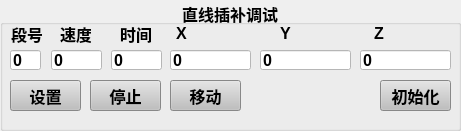
     <widget class="QGroupBox" name="groupBox_16">
      <property name="geometry">
       <rect>
        <x>10</x>
        <y>320</y>
        <width>461</width>
        <height>131</height>
       </rect>
      </property>
      <property name="font">
       <font>
        <family>Arial</family>
        <pointsize>12</pointsize>
        <weight>75</weight>
        <bold>true</bold>
       </font>
      </property>
      <property name="styleSheet">
       <string notr="true"/>
      </property>
      <property name="title">
       <string>直线插补调试</string>
      </property>
      <property name="alignment">
       <set>Qt::AlignCenter</set>
      </property>
      <widget class="QLineEdit" name="lineEdit_49">
       <property name="geometry">
        <rect>
         <x>51</x>
         <y>50</y>
         <width>51</width>
         <height>20</height>
        </rect>
       </property>
       <property name="font">
        <font>
         <family>Arial</family>
         <pointsize>12</pointsize>
        </font>
       </property>
       <property name="styleSheet">
        <string notr="true">background-color: rgb(255, 255, 255);</string>
       </property>
       <property name="text">
        <string>0</string>
       </property>
      </widget>
      <widget class="QLineEdit" name="lineEdit_50">
       <property name="geometry">
        <rect>
         <x>111</x>
         <y>50</y>
         <width>51</width>
         <height>20</height>
        </rect>
       </property>
       <property name="font">
        <font>
         <family>Arial</family>
         <pointsize>12</pointsize>
        </font>
       </property>
       <property name="styleSheet">
        <string notr="true">background-color: rgb(255, 255, 255);</string>
       </property>
       <property name="text">
        <string>0</string>
       </property>
      </widget>
      <widget class="QLineEdit" name="lineEdit_51">
       <property name="geometry">
        <rect>
         <x>170</x>
         <y>50</y>
         <width>81</width>
         <height>20</height>
        </rect>
       </property>
       <property name="font">
        <font>
         <family>Arial</family>
         <pointsize>12</pointsize>
        </font>
       </property>
       <property name="styleSheet">
        <string notr="true">background-color: rgb(255, 255, 255);</string>
       </property>
       <property name="text">
        <string>0</string>
       </property>
      </widget>
      <widget class="QLineEdit" name="lineEdit_52">
       <property name="geometry">
        <rect>
         <x>260</x>
         <y>50</y>
         <width>91</width>
         <height>20</height>
        </rect>
       </property>
       <property name="font">
        <font>
         <family>Arial</family>
         <pointsize>12</pointsize>
        </font>
       </property>
       <property name="styleSheet">
        <string notr="true">background-color: rgb(255, 255, 255);</string>
       </property>
       <property name="text">
        <string>0</string>
       </property>
      </widget>
      <widget class="QLineEdit" name="lineEdit_53">
       <property name="geometry">
        <rect>
         <x>360</x>
         <y>50</y>
         <width>91</width>
         <height>20</height>
        </rect>
       </property>
       <property name="font">
        <font>
         <family>Arial</family>
         <pointsize>12</pointsize>
        </font>
       </property>
       <property name="styleSheet">
        <string notr="true">background-color: rgb(255, 255, 255);</string>
       </property>
       <property name="text">
        <string>0</string>
       </property>
      </widget>
      <widget class="QLineEdit" name="lineEdit_54">
       <property name="geometry">
        <rect>
         <x>10</x>
         <y>50</y>
         <width>31</width>
         <height>20</height>
        </rect>
       </property>
       <property name="font">
        <font>
         <family>Arial</family>
         <pointsize>12</pointsize>
        </font>
       </property>
       <property name="styleSheet">
        <string notr="true">background-color: rgb(255, 255, 255);</string>
       </property>
       <property name="text">
        <string>0</string>
       </property>
      </widget>
      <widget class="QLabel" name="label_58">
       <property name="geometry">
        <rect>
         <x>60</x>
         <y>23</y>
         <width>31</width>
         <height>21</height>
        </rect>
       </property>
       <property name="font">
        <font>
         <family>Arial</family>
         <pointsize>12</pointsize>
        </font>
       </property>
       <property name="text">
        <string>速度</string>
       </property>
      </widget>
      <widget class="QLabel" name="label_59">
       <property name="geometry">
        <rect>
         <x>120</x>
         <y>23</y>
         <width>31</width>
         <height>21</height>
        </rect>
       </property>
       <property name="font">
        <font>
         <family>Arial</family>
         <pointsize>12</pointsize>
        </font>
       </property>
       <property name="text">
        <string>时间</string>
       </property>
      </widget>
      <widget class="QLabel" name="label_60">
       <property name="geometry">
        <rect>
         <x>176</x>
         <y>23</y>
         <width>21</width>
         <height>21</height>
        </rect>
       </property>
       <property name="font">
        <font>
         <family>Arial</family>
         <pointsize>12</pointsize>
        </font>
       </property>
       <property name="text">
        <string>X</string>
       </property>
      </widget>
      <widget class="QLabel" name="label_62">
       <property name="geometry">
        <rect>
         <x>11</x>
         <y>23</y>
         <width>31</width>
         <height>21</height>
        </rect>
       </property>
       <property name="font">
        <font>
         <family>Arial</family>
         <pointsize>12</pointsize>
        </font>
       </property>
       <property name="text">
        <string>段号</string>
       </property>
      </widget>
      <widget class="QLabel" name="label_63">
       <property name="geometry">
        <rect>
         <x>280</x>
         <y>23</y>
         <width>21</width>
         <height>21</height>
        </rect>
       </property>
       <property name="font">
        <font>
         <family>Arial</family>
         <pointsize>12</pointsize>
        </font>
       </property>
       <property name="text">
        <string>Y</string>
       </property>
      </widget>
      <widget class="QLabel" name="label_64">
       <property name="geometry">
        <rect>
         <x>374</x>
         <y>23</y>
         <width>21</width>
         <height>21</height>
        </rect>
       </property>
       <property name="font">
        <font>
         <family>Arial</family>
         <pointsize>12</pointsize>
        </font>
       </property>
       <property name="text">
        <string>Z</string>
       </property>
      </widget>
      <widget class="QPushButton" name="pushButton_208">
       <property name="geometry">
        <rect>
         <x>90</x>
         <y>80</y>
         <width>71</width>
         <height>31</height>
        </rect>
       </property>
       <property name="font">
        <font>
         <family>Arial</family>
         <pointsize>12</pointsize>
         <weight>75</weight>
         <bold>true</bold>
        </font>
       </property>
       <property name="styleSheet">
        <string notr="true">background-color: rgb(191, 191, 191);
color: rgb(0, 0, 0);</string>
       </property>
       <property name="text">
        <string>停止</string>
       </property>
      </widget>
      <widget class="QPushButton" name="pushButton_209">
       <property name="geometry">
        <rect>
         <x>10</x>
         <y>80</y>
         <width>71</width>
         <height>31</height>
        </rect>
       </property>
       <property name="font">
        <font>
         <family>Arial</family>
         <pointsize>12</pointsize>
         <weight>75</weight>
         <bold>true</bold>
        </font>
       </property>
       <property name="styleSheet">
        <string notr="true">background-color: rgb(191, 191, 191);
color: rgb(0, 0, 0);</string>
       </property>
       <property name="text">
        <string>设置</string>
       </property>
      </widget>
      <widget class="QPushButton" name="pushButton_210">
       <property name="geometry">
        <rect>
         <x>170</x>
         <y>80</y>
         <width>71</width>
         <height>31</height>
        </rect>
       </property>
       <property name="font">
        <font>
         <family>Arial</family>
         <pointsize>12</pointsize>
         <weight>75</weight>
         <bold>true</bold>
        </font>
       </property>
       <property name="styleSheet">
        <string notr="true">background-color: rgb(191, 191, 191);
color: rgb(0, 0, 0);</string>
       </property>
       <property name="text">
        <string>移动</string>
       </property>
      </widget>
      <widget class="QPushButton" name="pushButton_211">
       <property name="geometry">
        <rect>
         <x>380</x>
         <y>80</y>
         <width>71</width>
         <height>31</height>
        </rect>
       </property>
       <property name="font">
        <font>
         <family>Arial</family>
         <pointsize>12</pointsize>
         <weight>75</weight>
         <bold>true</bold>
        </font>
       </property>
       <property name="styleSheet">
        <string notr="true">background-color: rgb(191, 191, 191);
color: rgb(0, 0, 0);</string>
       </property>
       <property name="text">
        <string>初始化</string>
       </property>
      </widget>
     </widget>
